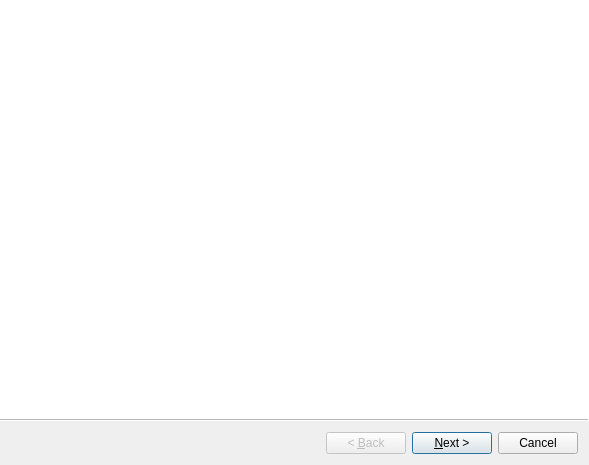
<?xml version="1.0" encoding="UTF-8"?>
<ui version="4.0">
 <class>KEndingBalanceDlg</class>
 <widget class="QWizard" name="KEndingBalanceDlg">
  <property name="geometry">
   <rect>
    <x>0</x>
    <y>0</y>
    <width>589</width>
    <height>465</height>
   </rect>
  </property>
  <property name="windowTitle">
   <string>Reconciliation Wizard</string>
  </property>
  <property name="wizardStyle">
   <enum>QWizard::ModernStyle</enum>
  </property>
  <widget class="CheckingStartWizardPage" name="m_startPageCheckings">
  </widget>
  <widget class="PreviousPostponeWizardPage" name="m_pagePreviousPostpone">
  </widget>
  <widget class="CheckingStatementInfoWizardPage" name="m_statementInfoPageCheckings">
  </widget>
  <widget class="InterestChargeCheckingsWizardPage" name="m_interestChargeCheckings">
  </widget>
 </widget>
 <layoutdefault spacing="6" margin="11"/>
 <customwidgets>
   <customwidget>
    <class>CheckingStartWizardPage</class>
    <extends>QWizardPage</extends>
    <header>checkingstartwizardpage.h</header>
   </customwidget>
   <customwidget>
    <class>CheckingStatementInfoWizardPage</class>
    <extends>QWizardPage</extends>
    <header>checkingstatementinfowizardpage.h</header>
   </customwidget>
   <customwidget>
    <class>InterestChargeCheckingsWizardPage</class>
    <extends>QWizardPage</extends>
    <header>interestchargecheckingswizardpage.h</header>
   </customwidget>
   <customwidget>
    <class>PreviousPostponeWizardPage</class>
    <extends>QWizardPage</extends>
    <header>previouspostponewizardpage.h</header>
   </customwidget>
  <customwidget>
   <class>KComboBox</class>
   <extends>QComboBox</extends>
   <header>kcombobox.h</header>
  </customwidget>
  <customwidget>
   <class>KMyMoneyDateEdit</class>
   <extends>KDateComboBox</extends>
   <header>kmymoneydateedit.h</header>
  </customwidget>
  <customwidget>
   <class>KMyMoneyCategory</class>
   <extends>KComboBox</extends>
   <header>kmymoneycategory.h</header>
  </customwidget>
  <customwidget>
   <class>AmountEdit</class>
   <extends>QLineEdit</extends>
   <header>amountedit.h</header>
  </customwidget>
  <customwidget>
   <class>KMyMoneyPayeeCombo</class>
   <extends>KComboBox</extends>
   <header>kmymoneypayeecombo.h</header>
   <container>1</container>
  </customwidget>
  <customwidget>
   <class>KMyMoneyAccountSelector</class>
   <extends>QWidget</extends>
   <header>kmymoneyaccountselector.h</header>
  </customwidget>
 </customwidgets>
 <resources/>
 <connections/>
</ui>
